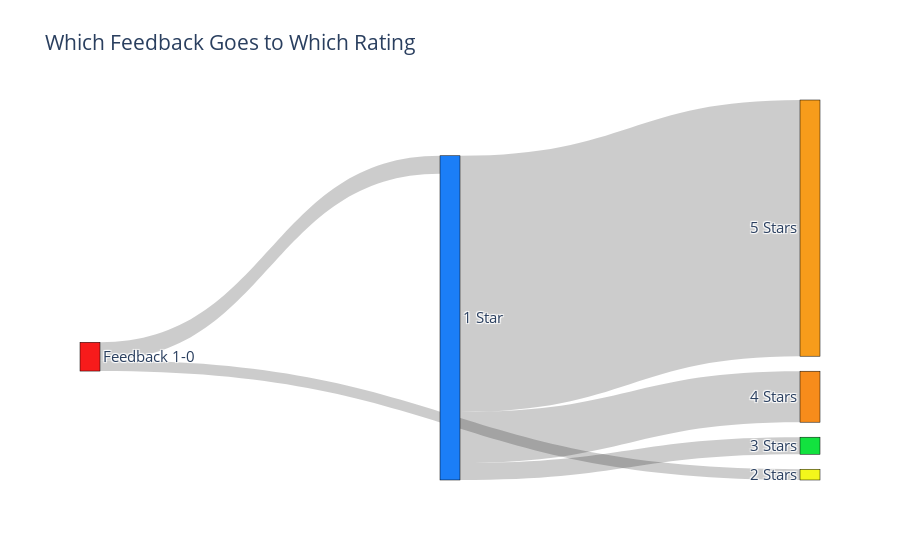

The code cell stored with this chart in its notebook:
### Code cell
import plotly.graph_objects as go

%matplotlib inline

fig = go.Figure(data=[go.Sankey(
    node = dict(
      pad = 15,
      thickness = 20,
      line = dict(color = "black", width = 0.5),
      label = ['Feedback 1-0', "1 Star", "2 Stars", "3 Stars", "4 Stars", "5 Stars"],
      color = [ "#f71b1b", "#1b7ef7", "#f3f71b", "#12e23f", "#f78c1b", "#f79c1b"]
    ),
    link = dict(
      source = sankey_df["feedback"], # indices correspond to labels, eg A1, A2, A1, B1, ...
      target = sankey_df["rating"],
      value = sankey_df['counts']
  ))])

fig.update_layout(title_text="Which Feedback Goes to Which Rating", font_size=15)
fig.write_html('../Static/static_sankey.html')
fig.show()

### Figure 1 — Plotly figure (JSON) as saved in the notebook; plotly's stock layout.template omitted (floating-point values rounded to 4 significant figures)
{"data": [{"link": {"source": [0, 0, 1, 1, 1], "target": [1, 2, 3, 4, 5], "value": [161, 96, 152, 455, 2286]}, "node": {"color": ["#f71b1b", "#1b7ef7", "#f3f71b", "#12e23f", "#f78c1b", "#f79c1b"], "label": ["Feedback 1-0", "1 Star", "2 Stars", "3 Stars", "4 Stars", "5 Stars"], "line": {"color": "black", "width": 0.5}, "pad": 15, "thickness": 20}, "type": "sankey"}], "layout": {"font": {"size": 15}, "title": {"text": "Which Feedback Goes to Which Rating"}}}
